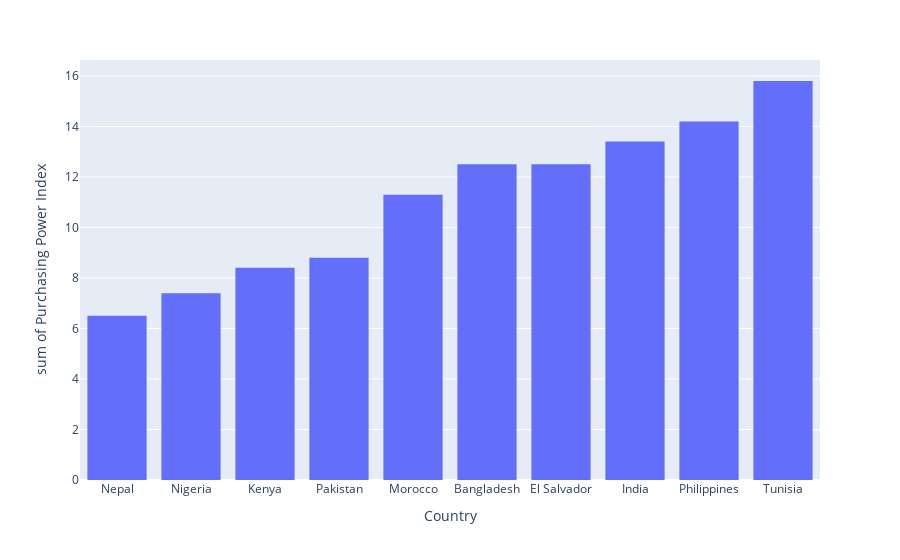

Here is the notebook cell this chart was saved with:
### Code cell
import plotly.express as px
fig = px.histogram(pp, x="Country",y="Purchasing Power Index")
fig.show()

### Figure 1 — Plotly figure (JSON) as saved in the notebook; plotly's stock layout.template omitted (floating-point values rounded to 4 significant figures)
{"data": [{"alignmentgroup": "True", "bingroup": "x", "histfunc": "sum", "hovertemplate": "Country=%{x}<br>sum of Purchasing Power Index=%{y}<extra></extra>", "legendgroup": "", "marker": {"color": "#636efa", "pattern": {"shape": ""}}, "name": "", "offsetgroup": "", "orientation": "v", "showlegend": false, "type": "histogram", "x": ["Nepal", "Nigeria", "Kenya", "Pakistan", "Morocco", "Bangladesh", "El Salvador", "India", "Philippines", "Tunisia"], "xaxis": "x", "y": [6.5, 7.4, 8.4, 8.8, 11.3, 12.5, 12.5, 13.4, 14.2, 15.8], "yaxis": "y"}], "layout": {"autosize": true, "barmode": "relative", "legend": {"tracegroupgap": 0}, "margin": {"t": 60}, "xaxis": {"anchor": "y", "autorange": true, "domain": [0, 1], "range": [-0.5, 9.5], "title": {"text": "Country"}, "type": "category"}, "yaxis": {"anchor": "x", "autorange": true, "domain": [0, 1], "range": [0, 16.63], "title": {"text": "sum of Purchasing Power Index"}, "type": "linear"}}}
